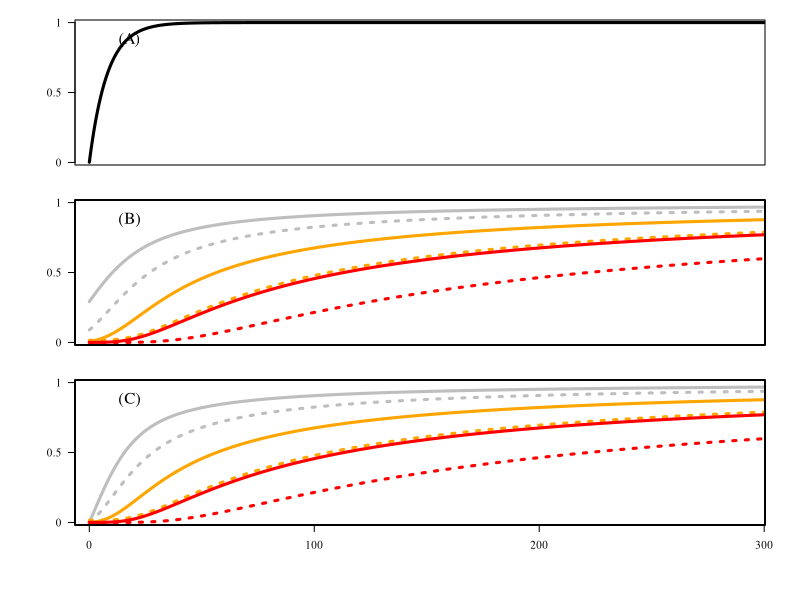

Write R code to recreate this figure.
#################################################################################
############################## Fig. 4 Code ######################################
#################################################################################

# This code will produce Fig. 4 From the main text 
# This will produce the plots, but it will lack axes labels / the labels for k_M
# the plot was finished in Powerpoint, where these additional lables were added. 


###########################
####### Functions #########
###########################

# HP Term (that is, R(sigma_h, N) ) from main text (Eq. 2)
R.Func <- function(Sig,N){
  
  Coef     <- Sig*sqrt(2*pi)*N 
  
  Coef2    <- exp(-Coef)
  
  R <- 1 - Coef2
  
  return(R)
  
}



# JCE + HP Term from the main text (Eq. 1)
JCE.TERM <- function(a,k,M,N,Sig){
  
  Coef     <- Sig*sqrt(2*pi)*N 
  
  Coef2    <- exp(-Coef)
  
  R <- 1 - Coef2
  
  JCE <- exp(-(1-exp(-a))*((M^2)/N)*k*R)
  
  
} 


###########################################
####### Produce vectors for plot ##########
###########################################

# parameters 
Length <- 10000 # length of vectors (arbitrary)

S_h <- .05 # sigma_h 
M1 <- 5 # Moore neighborhood size (5 x 5 Moore neighborhood)
M2 <- 7 # Moore neighborhood size (7 x 7 Moore neighborhood)
a <- 0.5 # baseline JCE strength 
k1 <- 1 # 1st value of k_M
k2 <- .5/(.05*sqrt(2*pi)) # 2nd value of k_M
k3 <- 1/(.05*sqrt(2*pi)) # 3rd value of k_M

Nz <- seq(.01,300,length=Length) # values of N (number of resident species)

## vector HP Term ##
R.S  <- sapply(Nz, function(x) R.Func(S_h,x)) 

# vectors JCE + HP Term ##
J.S1A <- sapply(Nz, function(x) JCE.TERM(a,k1,M1,x,S_h))
J.S2A <- sapply(Nz, function(x) JCE.TERM(a,k2,M1,x,S_h))
J.S3A <- sapply(Nz, function(x) JCE.TERM(a,k3,M1,x,S_h))

J.S1B <- sapply(Nz, function(x) JCE.TERM(a,k1,M2,x,S_h))
J.S2B <- sapply(Nz, function(x) JCE.TERM(a,k2,M2,x,S_h))
J.S3B <- sapply(Nz, function(x) JCE.TERM(a,k3,M2,x,S_h))

######## Make the Plot ######

# Plot axes stuff... 
XLIM <- c(5,289)
YLIM <- c(.02,.98)

XTIC <- c(0,100,200,300)
YTIC <- c(0,.5,1)

## Make figure (will save as SVG file to your directory) ##

svg("Fig_4.svg",
    width=8*2.5*.35*.5, 
    height=8*2.5*.35*1.25, 
    pointsize=18)

par(mfrow=c(3,1), tcl=-.5, family="serif", mai=c(0.25,0.25,0.1,0.1), omi=c(.5,.5,0.1,.25))


plot(R.S~Nz,type="l",ylim=YLIM,col="black",lwd=3,xlim=XLIM,xaxt="n",yaxt="n",xlab=" ",ylab=" ")
mtext(paste0("(", toupper(letters[1]), ")"), side = 3, adj = 0.065, padj=0,
      line = -2)      
axis(side=2,at=YTIC,label=YTIC,cex.axis=1,las=1)

plot(J.S1A~Nz,type="l",ylim=YLIM,xlim=XLIM,col="grey",lwd=3,xaxt="n",yaxt="n",xlab=" ",ylab=" ")
par(new=T)
plot(J.S1B~Nz,type="l",ylim=YLIM,xlim=XLIM,col="grey",lty=3,lwd=3,xaxt="n",yaxt="n",xlab=" ",ylab=" ")
par(new=T)
plot(J.S2A~Nz,type="l",ylim=YLIM,xlim=XLIM,col="orange",lwd=3,xaxt="n",yaxt="n",xlab=" ",ylab=" ")
par(new=T)
plot(J.S2B+.015~Nz,type="l",ylim=YLIM,xlim=XLIM,col="orange",lty=3,lwd=3,xaxt="n",yaxt="n",xlab=" ",ylab=" ") # minor adjust for visualization
par(new=T)
plot(J.S3A~Nz,type="l",ylim=YLIM,xlim=XLIM,col="red",lwd=3,xaxt="n",yaxt="n",xlab=" ",ylab=" ")
par(new=T)
plot(J.S3B~Nz,type="l",ylim=YLIM,xlim=XLIM,col="red",lty=3,lwd=3,xaxt="n",yaxt="n",xlab=" ",ylab=" ")
mtext(paste0("(", toupper(letters[2]), ")"), side = 3, adj = 0.065,  padj=0,
      line = -2)      
axis(side=2,at=YTIC,label=YTIC,cex.axis=1,las=1)


plot(J.S1A*R.S~Nz,type="l",ylim=YLIM,xlim=XLIM,col="grey",lwd=3,xaxt="n",yaxt="n",xlab=" ",ylab=" ")
par(new=T)
plot(J.S1B*R.S~Nz,type="l",ylim=YLIM,xlim=XLIM,lty=3,col="grey",lwd=3,xaxt="n",yaxt="n",xlab=" ",ylab=" ")
par(new=T)
plot(J.S2A*R.S~Nz,type="l",ylim=YLIM,xlim=XLIM,col="orange",lwd=3,xaxt="n",yaxt="n",xlab=" ",ylab=" ")
par(new=T)
plot(J.S2B*R.S+.015~Nz,type="l",ylim=YLIM,xlim=XLIM,lty=3,col="orange",lwd=3,xaxt="n",yaxt="n",xlab=" ",ylab=" ") # minor adjust for visualization
par(new=T)
plot(J.S3A*R.S~Nz,type="l",ylim=YLIM,xlim=XLIM,col="red",lwd=3,xaxt="n",yaxt="n",xlab=" ",ylab=" ")
par(new=T)
plot(J.S3B*R.S~Nz,type="l",ylim=YLIM,xlim=XLIM,lty=3,col="red",lwd=3,xaxt="n",yaxt="n",xlab=" ",ylab=" ")
mtext(paste0("(", toupper(letters[3]), ")"), side = 3, adj = 0.065,  padj=0,
      line = -2)      

axis(side=1,at=XTIC,label=XTIC,cex.axis=1)
axis(side=2,at=YTIC,label=YTIC,cex.axis=1,las=1)

dev.off()

